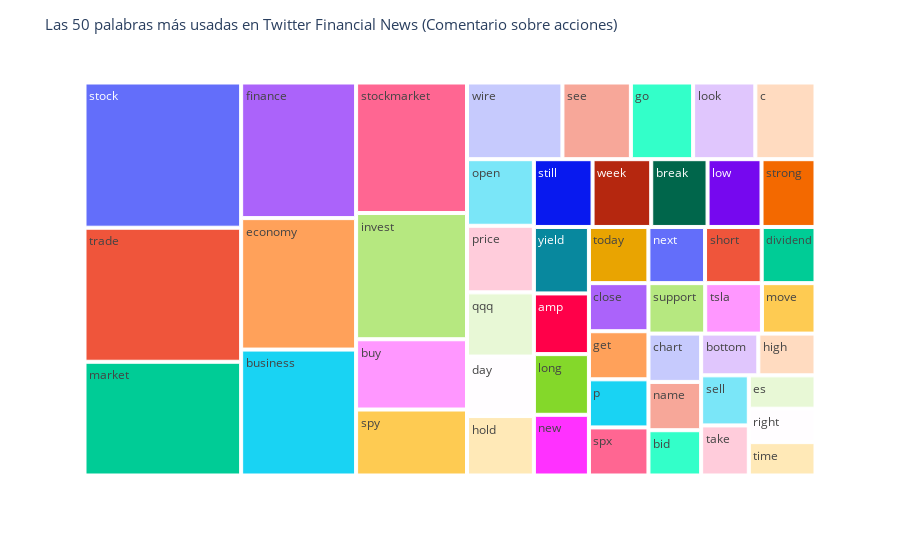

The notebook cell this image was saved under:
### Code cell
#50 palabras mas comunes en noticias sobre comentarios de acciones
import plotly.express as px

finance_sample_sc = finance_sample[finance_sample['label']==18]

freq_words_sc = finance_sample_sc['final'].str.split(expand=True).stack().value_counts()
freq_words_top50_sc = freq_words_sc[:50]


fig = px.treemap(freq_words_top50_sc, path=[freq_words_top50_sc.index], values=freq_words_top50_sc.values)
fig.update_layout(title_text='Las 50 palabras más usadas en Twitter Financial News (Comentario sobre acciones)', title_font=dict(size=15))
fig.show()

### Figure 1 — Plotly figure (JSON) as saved in the notebook; plotly's stock layout.template omitted (floating-point values rounded to 4 significant figures)
{"data": [{"branchvalues": "total", "domain": {"x": [0, 1], "y": [0, 1]}, "hovertemplate": "labels=%{label}<br>value=%{value}<br>parent=%{parent}<br>id=%{id}<extra></extra>", "ids": ["amp", "bid", "bottom", "break", "business", "buy", "c", "chart", "close", "day", "dividend", "economy", "es", "finance", "get", "go", "high", "hold", "invest", "long", "look", "low", "market", "move", "name", "new", "next", "open", "p", "price", "qqq", "right", "see", "sell", "short", "spx", "spy", "still", "stock", "stockmarket", "strong", "support", "take", "time", "today", "trade", "tsla", "week", "wire", "yield"], "labels": ["amp", "bid", "bottom", "break", "business", "buy", "c", "chart", "close", "day", "dividend", "economy", "es", "finance", "get", "go", "high", "hold", "invest", "long", "look", "low", "market", "move", "name", "new", "next", "open", "p", "price", "qqq", "right", "see", "sell", "short", "spx", "spy", "still", "stock", "stockmarket", "strong", "support", "take", "time", "today", "trade", "tsla", "week", "wire", "yield"], "name": "", "parents": ["", "", "", "", "", "", "", "", "", "", "", "", "", "", "", "", "", "", "", "", "", "", "", "", "", "", "", "", "", "", "", "", "", "", "", "", "", "", "", "", "", "", "", "", "", "", "", "", "", ""], "type": "treemap", "values": [21, 15, 15, 24, 91, 49, 29, 16, 18, 25, 19, 95, 14, 98, 18, 30, 15, 25, 88, 21, 30, 23, 112, 17, 16, 21, 20, 28, 18, 28, 27, 14, 33, 15, 20, 18, 46, 25, 143, 91, 23, 18, 15, 14, 21, 132, 18, 25, 46, 23]}], "layout": {"legend": {"tracegroupgap": 0}, "margin": {"t": 60}, "title": {"font": {"size": 15}, "text": "Las 50 palabras más usadas en Twitter Financial News (Comentario sobre acciones)"}}}
